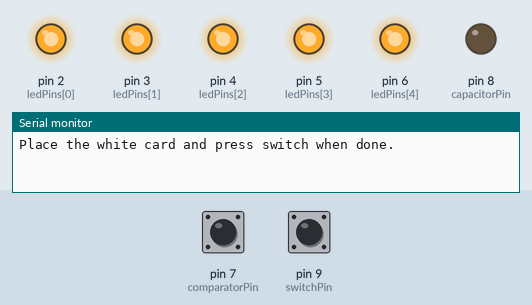
Simulated run of this sketch. Board: Arduino Uno, built with avr-gcc and run on an emulated ATmega328P. Parts: output pins drawn as LEDs (lit = HIGH), the last lines printed to the serial monitor. The inputs (shaded band) are chosen by the test bench; at power-on: pin 9 (switchPin) HIGH, pin 7 (comparatorPin) LOW.

Above: at 3.8 s.
3.9 s: pin 9 (switchPin) pulled LOW for 0.15 s
At 5.7 s:
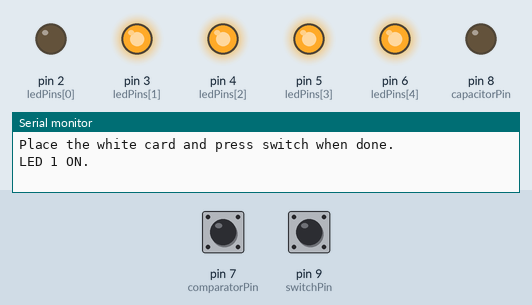
6.4 s: pin 7 (comparatorPin) driven HIGH
At 6.9 s:
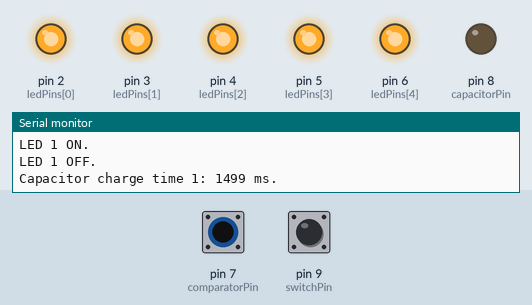
9.4 s: pin 7 (comparatorPin) driven LOW
At 10.4 s:
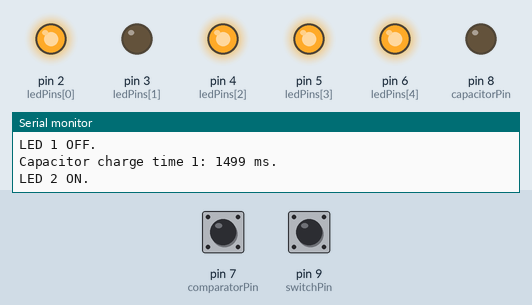
10.9 s: pin 7 (comparatorPin) pulsed HIGH 2 times (0.12 s each, 0.3 s apart)
At 14.3 s:
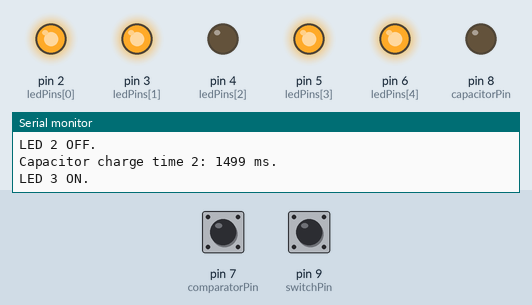
14.5 s: pin 7 (comparatorPin) pulsed HIGH 5 times (0.12 s each, 0.3 s apart)
At 18.9 s:
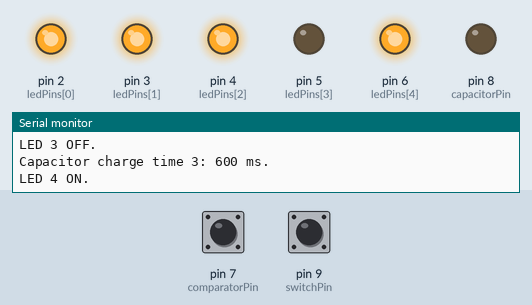
Timing chart, 0 to 42.0 s (numbered marks = the images above; inputs shaded):
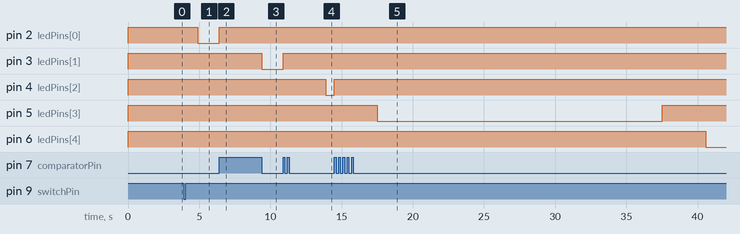

Measured:
- after the input at 3.9 s, pin 2 (ledPins[0]): HIGH → LOW after 1.0 s
- after the input at 6.4 s, pin 2 (ledPins[0]): LOW → HIGH at once
- after the input at 9.4 s, pin 3 (ledPins[1]): HIGH → LOW at once
- after the input at 10.9 s, pin 3 (ledPins[1]): LOW → HIGH at once; pin 4 (ledPins[2]): HIGH → LOW after 3.0 s
- after the input at 14.5 s, pin 4 (ledPins[2]): LOW → HIGH after 0.00 s instead of 19.4 s; pin 5 (ledPins[3]): HIGH → LOW after 3.0 s instead of 22.5 s; pin 6 (ledPins[4]): HIGH → LOW after 26.1 s

The sketch:

main.ino
```cpp
#include <Arduino.h>
// LED pins
const int ledPins[5] = { 2, 3, 4, 5, 6 };
const int comparatorPin = 7;
const int capacitorPin = 8;
const int switchPin = 9;

// Constants
const int numLeds = 5;
const unsigned long timeout = 20000;


bool sequenceCompleted = false;

// Array to store charge times
unsigned long chargeTimes[5];  // Stores charge times for the 5 LEDs

void setup() {

  pinMode(switchPin, INPUT_PULLUP);
  for (int i = 0; i < numLeds; i++) {
    pinMode(ledPins[i], OUTPUT);
    digitalWrite(ledPins[i], HIGH);  // LEDs apagats
  }

  pinMode(comparatorPin, INPUT);

  pinMode(capacitorPin, OUTPUT);
  digitalWrite(capacitorPin, LOW);

  Serial.begin(9600);
  delay(3000);

  Serial.println("Place the white card and press switch when done.");

  while (digitalRead(switchPin) == HIGH) {
  }

  calibrateWhiteCard();

  Serial.println("Callibration complete.");
  Serial.println("Place the unknown card and press switch when done.");

  while (digitalRead(switchPin) == HIGH) {
  }

  measureUnknownCard();
  Serial.println("Introduce the data in Matlab in the form of row vectors.");
}

void loop() {
  if (!sequenceCompleted) {
    for (int i = 0; i < numLeds; i++) {
      manageLedAndCapacitor(i);
      delay(2000);
    }
    sequenceCompleted = true;
    Serial.println("LED sequence complete.");
  }
}

void manageLedAndCapacitor(int ledIndex) {
  for (int i = 0; i < numLeds; i++) {
    digitalWrite(ledPins[i], HIGH);
  }
  pinMode(capacitorPin, OUTPUT);
  digitalWrite(capacitorPin, LOW);
  delay(1000);

  digitalWrite(ledPins[ledIndex], LOW);
  Serial.print("LED ");
  Serial.print(ledIndex + 1);
  Serial.println(" ON.");

  pinMode(capacitorPin, INPUT);

  // Starts timer
  unsigned long start = millis();

  while (digitalRead(comparatorPin) == LOW) {
    if (millis() - start > timeout) {
      Serial.print("Error: the comparator did not change state in the expected time for the LED");
      Serial.println(ledIndex + 1);
      break;
    }
  }

  // Measures elapsed time
  unsigned long elapsedTime = millis() - start;

  chargeTimes[ledIndex] = elapsedTime;  // Store the elapsed time in the array

  digitalWrite(ledPins[ledIndex], HIGH);

  Serial.print("LED ");
  Serial.print(ledIndex + 1);
  Serial.println(" OFF.");

  Serial.print("Capacitor charge time ");
  Serial.print(ledIndex + 1);
  Serial.print(": ");
  Serial.print(elapsedTime);
  Serial.println(" ms.");
}

void calibrateWhiteCard() {
  if (!sequenceCompleted) {
    for (int i = 0; i < numLeds; i++) {
      manageLedAndCapacitor(i);
      delay(2000);  // Retard entre transicions de LEDs
    }
    Serial.println("LED sequence complete.");
    sendDataToMATLAB();  // Send calibration data to MATLAB
  }
}

void measureUnknownCard() {
  if (!sequenceCompleted) {
    for (int i = 0; i < numLeds; i++) {
      manageLedAndCapacitor(i);
      delay(2000);  // Retard entre transicions de LEDs
    }
    sequenceCompleted = true;
    Serial.println("LED sequence complete.");
    sendDataToMATLAB();  // Send unknown card data to MATLAB
  }
}

// New function to send data to MATLAB
void sendDataToMATLAB() {
  for (int i = 0; i < numLeds; i++) {
    Serial.print(chargeTimes[i]);  // Send each charge time
    Serial.print(' ');
    if (i < numLeds - 1) {
//    Serial.print();
    }
  }
  Serial.println();
}
```
